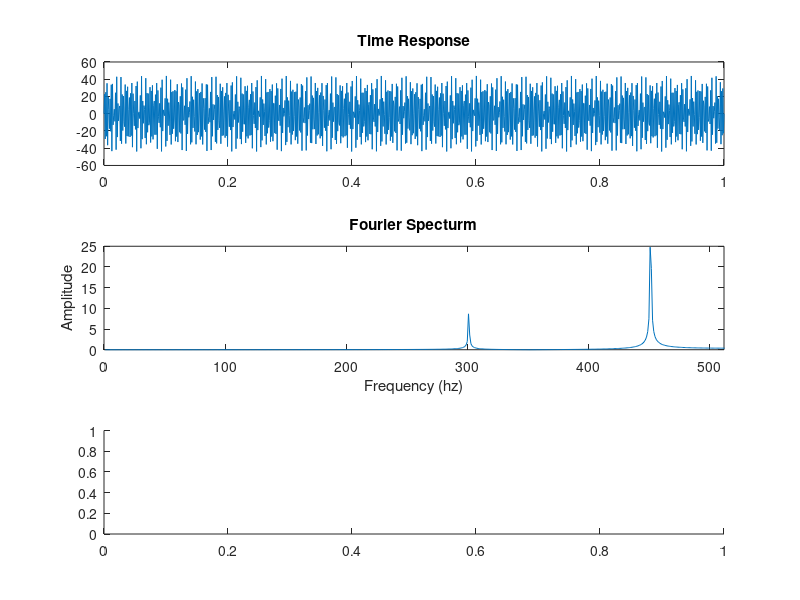

MATLAB code to generate this figure: (Note: this script raises an error after producing the figure.)
%Time invarient singal of frequency 300hz and 450hz
close all; clc; clear;
observe_time = 1;
sample_freq = 1024;
n_sample_pt = observe_time * sample_freq + 1;
time_line = linspace(0, 1, n_sample_pt);
dt = 1/sample_freq;
f1 = 300;
f2 = 450;
a1 = 10;
a2 = 35;

signal = zeros([n_sample_pt, 1]);
for i = 1:n_sample_pt
    t = dt*(i-1);
    signal(i) = a1 * sin(2*pi*f1*t) + a2 * sin(2*pi*f2*t);
end

figure;
subplot(3, 1, 1);
plot(time_line, signal);
title("Time Response");

subplot(3, 1, 2);
plot(abs(2*fft(signal)/n_sample_pt));
xlim([0, 512]);
title("Fourier Specturm");
ylabel("Amplitude")
xlabel("Frequency (hz)");

subplot(3, 1, 3);
spectrogram(signal, hann(128), [], [], sample_freq, "yaxis"); %not giving argument noverlap and f
title("Spectrogram")
ylabel("Frequency")
xlabel("Time (ms)")


